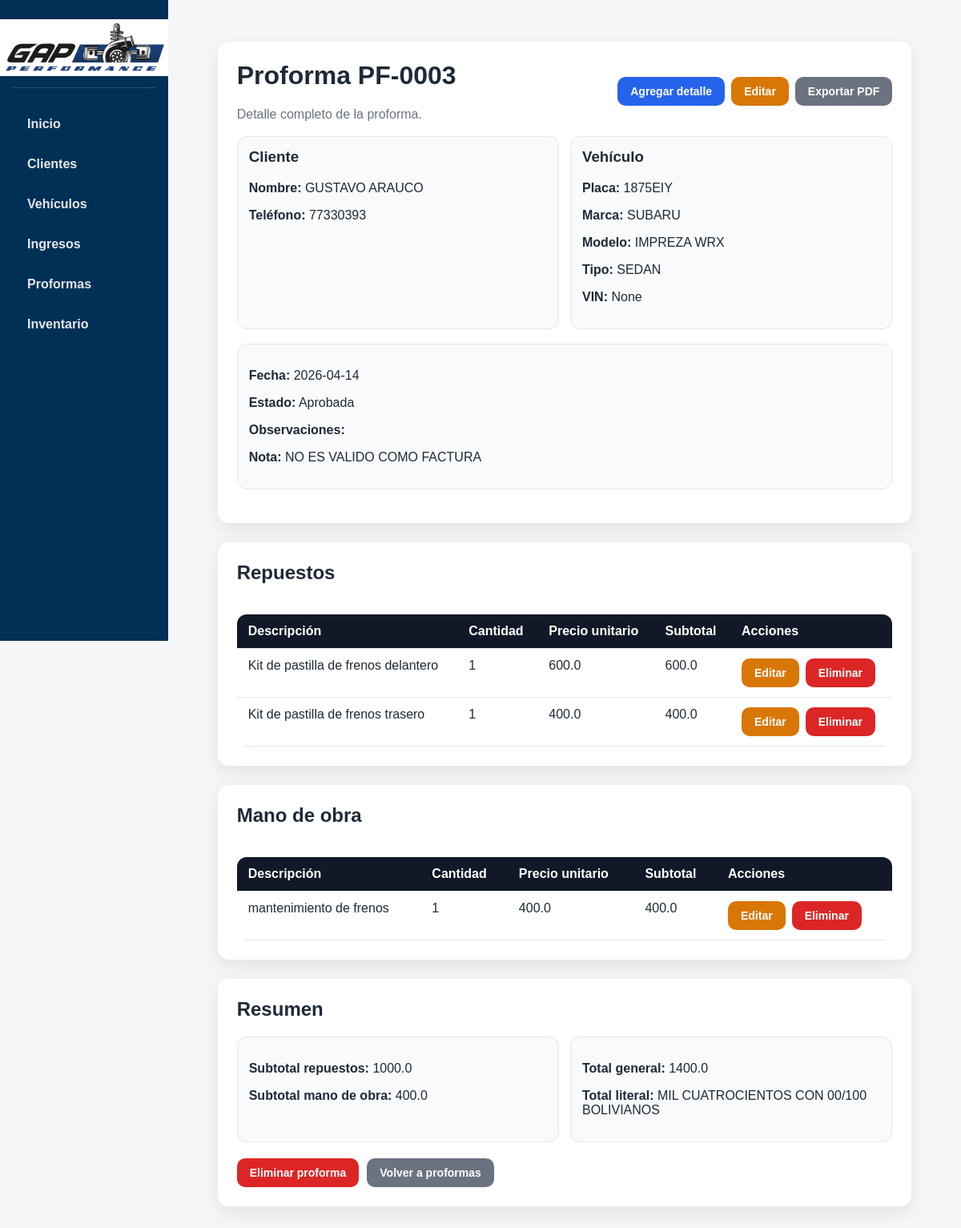
/proformas/9, run on the app's committed database.
### tables this page shows
CREATE TABLE proformas (
    id_proforma INTEGER PRIMARY KEY AUTOINCREMENT,
    numero_proforma TEXT NOT NULL UNIQUE,
    id_cliente INTEGER NOT NULL,
    id_vehiculo INTEGER NOT NULL,
    fecha TEXT NOT NULL,
    subtotal_repuestos REAL DEFAULT 0,
    subtotal_mano_obra REAL DEFAULT 0,
    total_general REAL DEFAULT 0,
    total_literal TEXT,
    observaciones TEXT,
    nota_documento TEXT DEFAULT 'NO ES VALIDO COMO FACTURA',
    estado TEXT DEFAULT 'Pendiente', pago TEXT DEFAULT 'Pendiente',
    FOREIGN KEY (id_cliente) REFERENCES clientes(id_cliente),
    FOREIGN KEY (id_vehiculo) REFERENCES vehiculos(id_vehiculo)
);

CREATE TABLE clientes (
    id_cliente INTEGER PRIMARY KEY AUTOINCREMENT,
    nombre_completo TEXT NOT NULL,
    telefono TEXT NOT NULL,
    ci_nit TEXT,
    direccion TEXT
);

CREATE TABLE vehiculos (
    id_vehiculo INTEGER PRIMARY KEY AUTOINCREMENT,
    id_cliente INTEGER NOT NULL,
    placa TEXT NOT NULL UNIQUE,
    marca TEXT NOT NULL,
    modelo TEXT NOT NULL,
    tipo TEXT,
    vin TEXT,
    color TEXT,
    anio INTEGER,
    FOREIGN KEY (id_cliente) REFERENCES clientes(id_cliente)
);

CREATE TABLE detalle_proforma (
    id_detalle INTEGER PRIMARY KEY AUTOINCREMENT,
    id_proforma INTEGER NOT NULL,
    tipo_item TEXT NOT NULL,
    descripcion TEXT NOT NULL,
    cantidad INTEGER NOT NULL,
    precio_unitario REAL NOT NULL,
    subtotal REAL NOT NULL,
    FOREIGN KEY (id_proforma) REFERENCES proformas(id_proforma)
);

### app.py (the view)
@app.route("/proformas/<int:id_proforma>")
def ver_proforma(id_proforma):
    conexion = conectar_db()
    cursor = conexion.cursor()
    cursor.execute("""
        SELECT p.*, c.nombre_completo, c.telefono, v.placa, v.marca, v.modelo, v.tipo, v.vin
        FROM proformas p
        INNER JOIN clientes c ON p.id_cliente = c.id_cliente
        INNER JOIN vehiculos v ON p.id_vehiculo = v.id_vehiculo
        WHERE p.id_proforma = ?
    """, (id_proforma,))
    proforma = cursor.fetchone()
    cursor.execute("""
        SELECT *
        FROM detalle_proforma
        WHERE id_proforma = ?
        ORDER BY id_detalle ASC
    """, (id_proforma,))
    detalles = cursor.fetchall()
    conexion.close()
    return render_template("ver_proforma.html", proforma=proforma, detalles=detalles)

### app.py (called while the page is built)
def conectar_db():
    conexion = sqlite3.connect("taller.db")
    conexion.row_factory = sqlite3.Row
    return conexion

### templates/ver_proforma.html (shortened to what this page needs)
{% extends "base.html" %}
{% block content %}
<div class="card">
    <div class="page-header">
        <div>
            <h1>Proforma {{ proforma["numero_proforma"] }}</h1>
            <p>Detalle completo de la proforma.</p>
        </div>
        <div class="actions">
            <a class="btn btn-primary" href="/proformas/{{ proforma['id_proforma'] }}/agregar-detalle">Agregar detalle</a>
            <a class="btn btn-warning" href="/proformas/{{ proforma['id_proforma'] }}/editar">Editar</a>
            <a class="btn btn-secondary" href="/proformas/{{ proforma['id_proforma'] }}/pdf" target="_blank">Exportar PDF</a>
        </div>
    </div>
    <div class="info-grid mb-3">
        <div class="info-box">
            <h3>Cliente</h3>
            <p><strong>Nombre:</strong> {{ proforma["nombre_completo"] }}</p>
            <p><strong>Teléfono:</strong> {{ proforma["telefono"] }}</p>
        </div>
        <div class="info-box">
            <h3>Vehículo</h3>
            <p><strong>Placa:</strong> {{ proforma["placa"] }}</p>
            <p><strong>Marca:</strong> {{ proforma["marca"] }}</p>
            <p><strong>Modelo:</strong> {{ proforma["modelo"] }}</p>
            <p><strong>Tipo:</strong> {{ proforma["tipo"] }}</p>
            <p><strong>VIN:</strong> {{ proforma["vin"] }}</p>
        </div>
    </div>
    <div class="info-box mb-3">
        <p><strong>Fecha:</strong> {{ proforma["fecha"] }}</p>
        <p><strong>Estado:</strong> {{ proforma["estado"] }}</p>
        <p><strong>Observaciones:</strong> {{ proforma["observaciones"] }}</p>
        <p><strong>Nota:</strong> {{ proforma["nota_documento"] }}</p>
    </div>
</div>
<div class="card">
    <div class="page-header">
        <div>
            <h2>Repuestos</h2>
        </div>
    </div>
    <div class="table-responsive">
        <table>
            <thead>
                <tr>
                    <th>Descripción</th>
                    <th>Cantidad</th>
                    <th>Precio unitario</th>
                    <th>Subtotal</th>
                    <th>Acciones</th>
                </tr>
            </thead>
            <tbody>
                {% for item in detalles %}
                    {% if item["tipo_item"] == "REPUESTO" %}
                    <tr>
                        <td>{{ item["descripcion"] }}</td>
                        <td>{{ item["cantidad"] }}</td>
                        <td>{{ item["precio_unitario"] }}</td>
                        <td>{{ item["subtotal"] }}</td>
                        <td>
                            <div class="actions">
                                <a class="btn btn-warning" href="/detalle-proforma/{{ item['id_detalle'] }}/editar">Editar</a>
                                <form class="inline-form" action="/detalle-proforma/{{ item['id_detalle'] }}/eliminar" method="POST">
                                    <button class="btn btn-danger" type="submit" onclick="return confirm('¿Seguro que deseas eliminar este detalle?')">Eliminar</button>
                                </form>
                            </div>
                        </td>
                    </tr>
                    {% endif %}
                {% endfor %}
            </tbody>
        </table>
    </div>
</div>
<div class="card">
    <div class="page-header">
        <div>
            <h2>Mano de obra</h2>
        </div>
    </div>
    <div class="table-responsive">
        <table>
            <thead>
                <tr>
                    <th>Descripción</th>
                    <th>Cantidad</th>
                    <th>Precio unitario</th>
                    <th>Subtotal</th>
                    <th>Acciones</th>
                </tr>
            </thead>
            <tbody>
                {% for item in detalles %}
                    {% if item["tipo_item"] == "MANO_OBRA" %}
                    <tr>
                        <td>{{ item["descripcion"] }}</td>
                        <td>{{ item["cantidad"] }}</td>
                        <td>{{ item["precio_unitario"] }}</td>
                        <td>{{ item["subtotal"] }}</td>
                        <td>
                            <div class="actions">
                                <a class="btn btn-warning" href="/detalle-proforma/{{ item['id_detalle'] }}/editar">Editar</a>
                                <form class="inline-form" action="/detalle-proforma/{{ item['id_detalle'] }}/eliminar" method="POST">
                                    <button class="btn btn-danger" type="submit" onclick="return confirm('¿Seguro que deseas eliminar este detalle?')">Eliminar</button>
                                </form>
                            </div>
                        </td>
                    </tr>
                    {% endif %}
                {% endfor %}
            </tbody>
        </table>
    </div>
</div>
<div class="card">
    <h2>Resumen</h2>
    <div class="info-grid">
        <div class="info-box">
            <p><strong>Subtotal repuestos:</strong> {{ proforma["subtotal_repuestos"] or 0 }}</p>
            <p><strong>Subtotal mano de obra:</strong> {{ proforma["subtotal_mano_obra"] or 0 }}</p>
        </div>
        <div class="info-box">
            <p><strong>Total general:</strong> {{ proforma["total_general"] or 0 }}</p>
            <p><strong>Total literal:</strong> {{ proforma["total_literal"] or '' }}</p>
        </div>
    </div>
    <div class="form-actions" style="margin-top: 20px;">
        <form class="inline-form" action="/proformas/{{ proforma['id_proforma'] }}/eliminar" method="POST">
            <button class="btn btn-danger" type="submit" onclick="return confirm('¿Seguro que deseas eliminar esta proforma?')">Eliminar proforma</button>
        </form>
        <a class="btn btn-secondary" href="/proformas">Volver a proformas</a>
    </div>
</div>
{% endblock %}

### static/style.css (style rules this page uses)
* { box-sizing: border-box; }
body { margin: 0; font-family: Arial, Helvetica, sans-serif; background-color: #f4f6f8; color: #1f2937; }
a { text-decoration: none; }
h1, h2, h3 { margin-top: 0; }
.card { background: white; border-radius: 14px; padding: 24px; box-shadow: 0 8px 24px rgba(0, 0, 0, 0.08); margin-bottom: 24px; }
.btn { display: inline-block; padding: 10px 16px; border: none; border-radius: 10px; cursor: pointer; font-size: 14px; font-weight: bold; transition: 0.2s; }
.btn-primary { background: #2563eb; color: white; }
.btn-secondary { background: #6b7280; color: white; }
.btn-danger { background: #dc2626; color: white; }
.btn-warning { background: #d97706; color: white; }
.inline-form { display: inline; }
.form-actions { margin-top: 18px; display: flex; gap: 10px; flex-wrap: wrap; }
.table-responsive { overflow-x: auto; }
table { width: 100%; border-collapse: collapse; background: white; border-radius: 12px; overflow: hidden; }
thead { background: #111827; color: white; }
th, td { padding: 12px 14px; text-align: left; border-bottom: 1px solid #e5e7eb; vertical-align: top; }
.page-header { display: flex; justify-content: space-between; align-items: center; gap: 12px; flex-wrap: wrap; margin-bottom: 18px; }
.page-header p { margin: 0; color: #6b7280; }
.info-grid { display: grid; grid-template-columns: 1fr 1fr; gap: 14px; }
.info-box { background: #f9fafb; border: 1px solid #e5e7eb; border-radius: 12px; padding: 14px; }
.mb-3 { margin-bottom: 18px; }
.actions { display: flex; gap: 8px; flex-wrap: wrap; }

### data on the page
proformas: numero_proforma "PF-0003", fecha "2026-04-14", estado "Aprobada", nota_documento "NO ES VALIDO COMO FACTURA", subtotal_repuestos "1000.0", subtotal_mano_obra "400.0", total_general "1400.0", total_literal "MIL CUATROCIENTOS CON 00/100 BOLIVIANOS"
clientes: nombre_completo "GUSTAVO ARAUCO", telefono "77330393"
vehiculos: placa "1875EIY", marca "SUBARU", modelo "IMPREZA WRX", tipo "SEDAN"
detalle_proforma: descripcion "Kit de pastilla de frenos delantero", cantidad "1", precio_unitario "600.0", subtotal "600.0"
detalle_proforma: descripcion "Kit de pastilla de frenos trasero", cantidad "1", precio_unitario "400.0", subtotal "400.0"
detalle_proforma: descripcion "mantenimiento de frenos", cantidad "1", precio_unitario "400.0", subtotal "400.0"

### other printed values
{{ proforma["vin"] }} "None"
